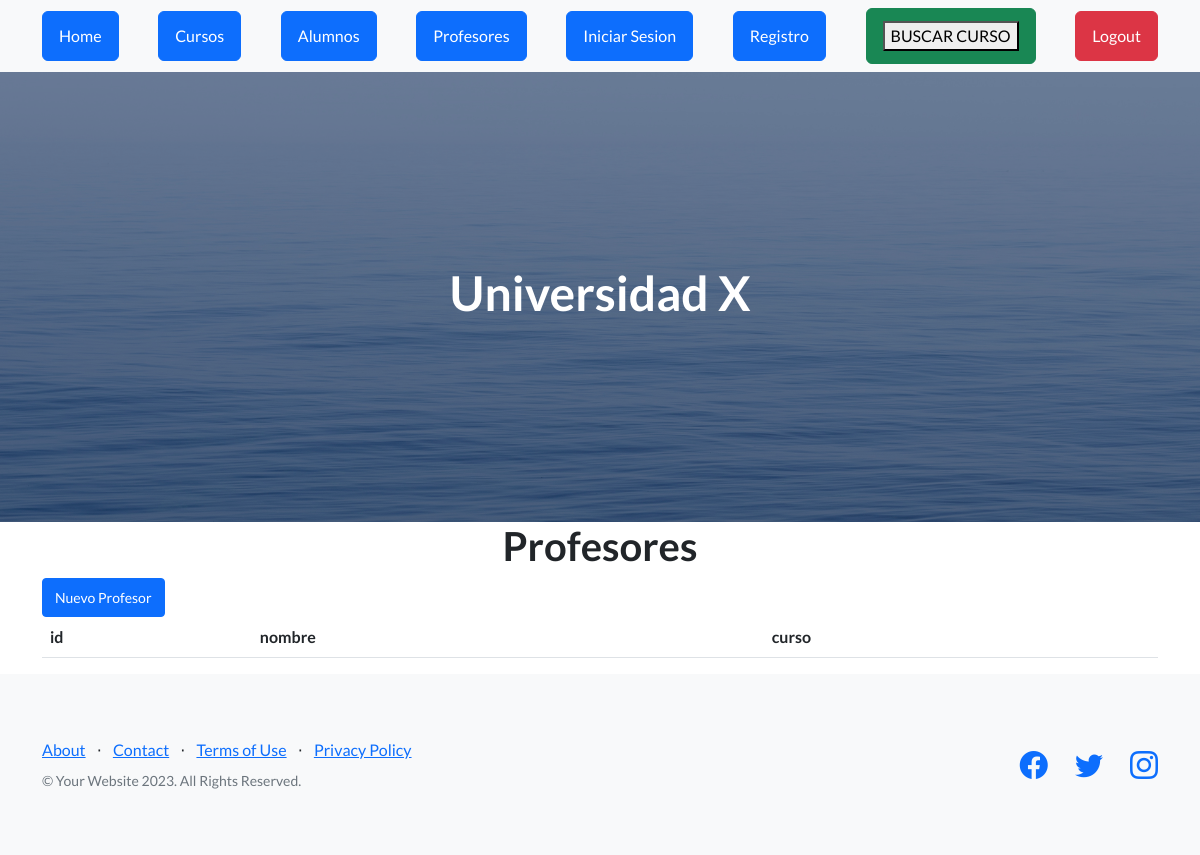
The page /AppUniversidad/ver_profesores on the database as committed earlier.
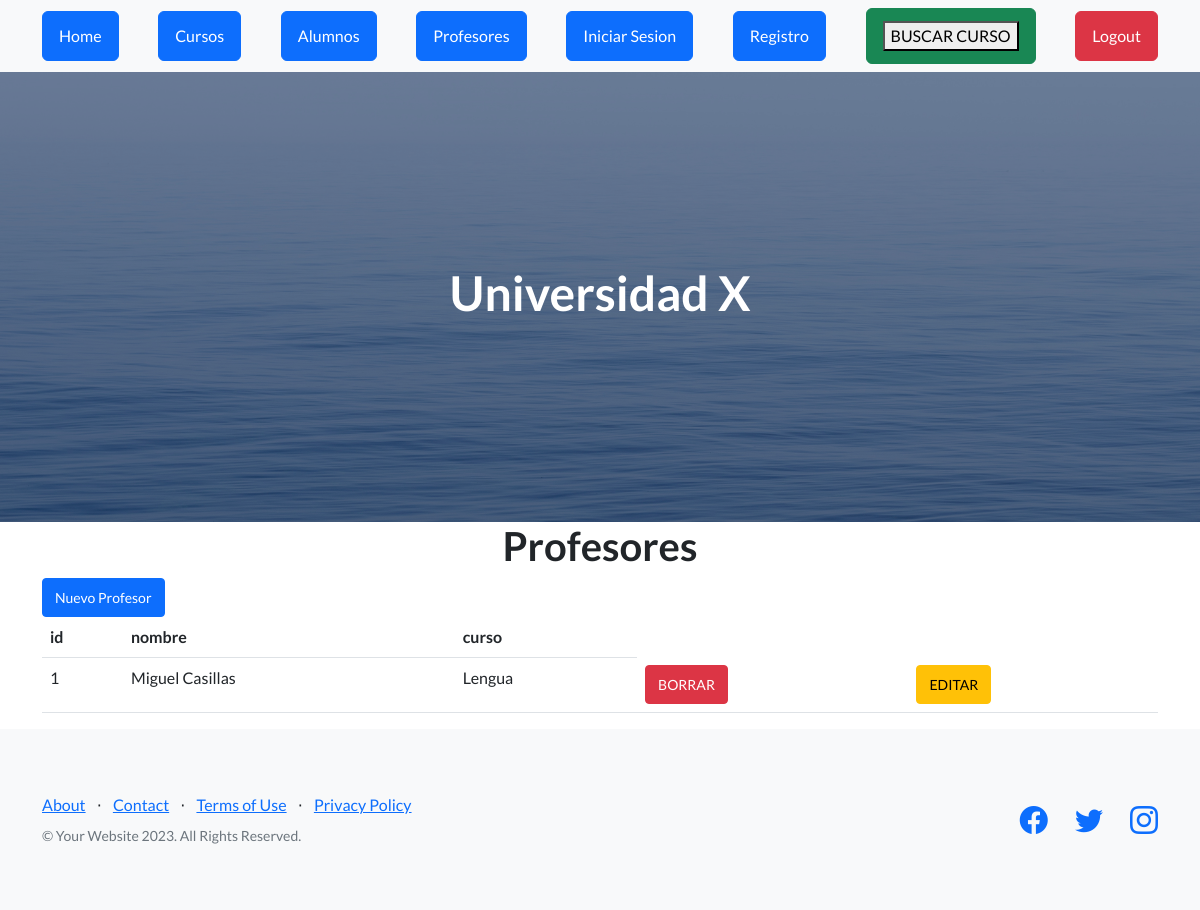
The same page on the database as committed later.
### AppUniversidad/models.py (models this page shows, shortened)
class Profesor(models.Model):
    profesor_id = models.CharField(max_length=100)
    curso_id = models.ForeignKey(Curso, on_delete=models.CASCADE)

class Curso(models.Model):
    nombre = models.CharField(max_length=40)
    camada = models.IntegerField()
    def __str__(self):
        return self.nombre

### AppUniversidad/views.py (the view)
# urls.py: path("ver_profesores", views.ver_profesores, name= "profesores"),
def ver_profesores(request):
    profesor = Profesor.objects.all()
    dicc = {"profesores": profesor}
    plantilla = loader.get_template("profesor_formulario.html")
    documento = plantilla.render(dicc)
    return HttpResponse(documento)

### AppUniversidad/template/profesor_formulario.html
{% extends "padre.html" %}
{% load static %}
{% block contenido %}
    <main class="container">
        <h1 class="text-xl-center title"> Profesores </h1>
        <a href="alta_profesor" class="btn btn-primary btn-sm">Nuevo Profesor</a>
        <table class="table">
            <thead>
                <tr>
                    <th>id</th>
                    <th>nombre</th>
                    <th>curso</th>
                </tr>
            </thead>
            <tbody>
                {% for n in profesores %}
                <tr>
                    <td>{{n.id}}</td>
                    <td>{{n.profesor_id}}</td>
                    <td>{{n.curso_id}}</td>
                    <td><a href="{% url 'elimina_profesor' n.id %}" class="btn btn-danger btn-sm">BORRAR</a></td>
                    <td><a href="{% url 'editar_profesor'  n.id %}" class="btn btn-warning btn-sm">EDITAR</a></td>
                </tr>
                {% endfor %}
            </tbody>
        </table>
    </main>
{% endblock %}

Rows that differ between the two databases and show on the page:
added Profesor: id "1", profesor_id "Miguel Casillas", curso_id "Lengua"
